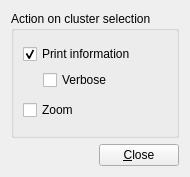
<ui version="4.0" >
 <class>RawDataSysSettingsInteractionsForm</class>
 <widget class="QWidget" name="RawDataSysSettingsInteractionsForm" >
  <property name="geometry" >
   <rect>
    <x>0</x>
    <y>0</y>
    <width>189</width>
    <height>177</height>
   </rect>
  </property>
  <property name="windowTitle" >
   <string>Form</string>
  </property>
  <layout class="QVBoxLayout" >
   <item>
    <widget class="QGroupBox" name="groupBox" >
     <property name="title" >
      <string>Action on cluster selection</string>
     </property>
     <layout class="QVBoxLayout" >
      <item>
       <layout class="QVBoxLayout" >
        <property name="spacing" >
         <number>-1</number>
        </property>
        <item>
         <widget class="QCheckBox" name="checkBox_printinfo" >
          <property name="text" >
           <string>Print information</string>
          </property>
          <property name="checked" >
           <bool>true</bool>
          </property>
         </widget>
        </item>
        <item>
         <layout class="QHBoxLayout" >
          <item>
           <spacer>
            <property name="orientation" >
             <enum>Qt::Horizontal</enum>
            </property>
            <property name="sizeType" >
             <enum>QSizePolicy::Fixed</enum>
            </property>
            <property name="sizeHint" stdset="0" >
             <size>
              <width>20</width>
              <height>20</height>
             </size>
            </property>
           </spacer>
          </item>
          <item>
           <widget class="QCheckBox" name="checkBox_printinfo_verbose" >
            <property name="text" >
             <string>Verbose</string>
            </property>
           </widget>
          </item>
         </layout>
        </item>
       </layout>
      </item>
      <item>
       <widget class="QCheckBox" name="checkBox_zoom" >
        <property name="text" >
         <string>Zoom</string>
        </property>
       </widget>
      </item>
     </layout>
    </widget>
   </item>
   <item>
    <layout class="QHBoxLayout" >
     <property name="spacing" >
      <number>0</number>
     </property>
     <item>
      <spacer>
       <property name="orientation" >
        <enum>Qt::Horizontal</enum>
       </property>
       <property name="sizeHint" stdset="0" >
        <size>
         <width>40</width>
         <height>20</height>
        </size>
       </property>
      </spacer>
     </item>
     <item>
      <widget class="QPushButton" name="pushButton_close" >
       <property name="text" >
        <string>&amp;Close</string>
       </property>
      </widget>
     </item>
    </layout>
   </item>
  </layout>
 </widget>
 <resources/>
 <connections/>
</ui>
